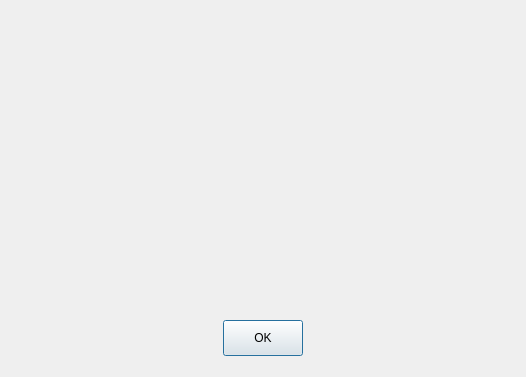
<?xml version="1.0" encoding="UTF-8"?>
<ui version="4.0">
 <class>DialogCommon</class>
 <widget class="QDialog" name="DialogCommon">
  <property name="geometry">
   <rect>
    <x>0</x>
    <y>0</y>
    <width>526</width>
    <height>377</height>
   </rect>
  </property>
  <property name="windowTitle">
   <string>Dialog</string>
  </property>
  <layout class="QGridLayout" name="gridLayout">
   <property name="leftMargin">
    <number>0</number>
   </property>
   <property name="topMargin">
    <number>0</number>
   </property>
   <property name="rightMargin">
    <number>0</number>
   </property>
   <property name="bottomMargin">
    <number>0</number>
   </property>
   <item row="0" column="0">
    <widget class="QWidget" name="wBg" native="true">
     <layout class="QGridLayout" name="gridLayout_2">
      <item row="0" column="0">
       <widget class="QWidget" name="widget" native="true">
        <property name="minimumSize">
         <size>
          <width>0</width>
          <height>60</height>
         </size>
        </property>
       </widget>
      </item>
      <item row="1" column="0">
       <widget class="QWidget" name="wBody" native="true">
        <property name="sizePolicy">
         <sizepolicy hsizetype="Preferred" vsizetype="Expanding">
          <horstretch>0</horstretch>
          <verstretch>0</verstretch>
         </sizepolicy>
        </property>
       </widget>
      </item>
      <item row="2" column="0">
       <widget class="QWidget" name="widget_3" native="true">
        <property name="minimumSize">
         <size>
          <width>0</width>
          <height>60</height>
         </size>
        </property>
        <layout class="QGridLayout" name="gridLayout_3">
         <item row="0" column="0">
          <widget class="QPushButton" name="btnOk">
           <property name="sizePolicy">
            <sizepolicy hsizetype="Fixed" vsizetype="Fixed">
             <horstretch>0</horstretch>
             <verstretch>0</verstretch>
            </sizepolicy>
           </property>
           <property name="minimumSize">
            <size>
             <width>0</width>
             <height>36</height>
            </size>
           </property>
           <property name="text">
            <string>OK</string>
           </property>
          </widget>
         </item>
        </layout>
       </widget>
      </item>
     </layout>
    </widget>
   </item>
  </layout>
 </widget>
 <resources/>
 <connections/>
</ui>
